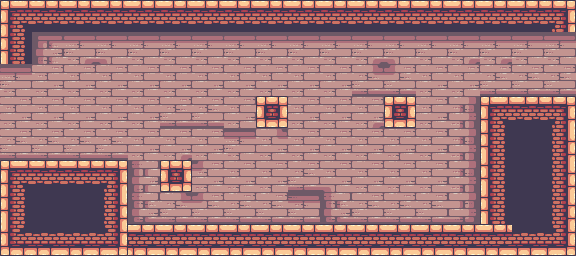

This is a level from a 2D game, rendered from its Tiled map with the project's own tilesets. A one-line summary and the complete map file follow:
An orthogonal 18x8 tile map with 32x32 px tiles, 1 tile layer (Tile Layer 1).

<map version="1.10" tiledversion="1.10.2" orientation="orthogonal" renderorder="right-down" width="18" height="8" tilewidth="32" tileheight="32" infinite="0" nextlayerid="2" nextobjectid="1">
 <tileset firstgid="1" source="DungeonSet.tsx" />
 <layer id="1" name="Tile Layer 1" width="18" height="8">
  <data encoding="csv">
21,22,22,22,22,22,22,22,22,22,22,22,22,22,22,22,22,23,
40,135,198,199,136,136,136,136,136,136,136,198,199,136,198,198,136,136,
136,155,155,155,155,155,155,155,155,155,155,217,218,155,155,174,174,174,
155,155,155,155,155,174,174,155,101,155,155,141,101,155,156,21,22,23,
174,174,174,174,155,141,155,136,160,155,155,155,155,155,156,40,41,42,
21,22,22,23,154,101,161,155,155,174,142,155,155,155,156,40,41,42,
40,41,41,42,173,217,218,174,174,212,173,174,174,174,175,40,41,42,
59,60,60,61,98,98,98,98,98,98,98,98,98,98,98,98,60,61
</data>
 </layer>
</map>
